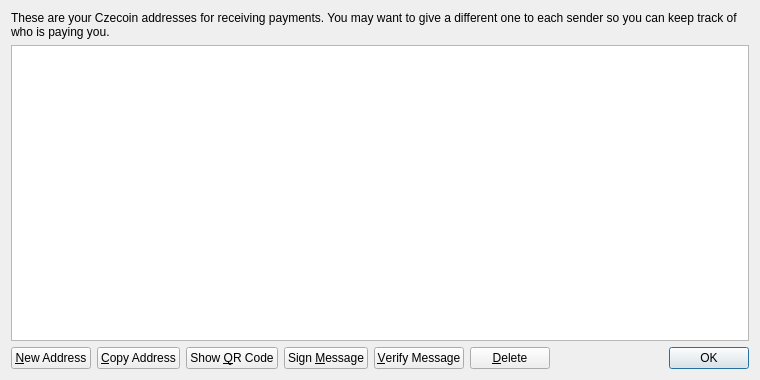
<?xml version="1.0" encoding="UTF-8"?>
<ui version="4.0">
 <class>AddressBookPage</class>
 <widget class="QWidget" name="AddressBookPage">
  <property name="geometry">
   <rect>
    <x>0</x>
    <y>0</y>
    <width>760</width>
    <height>380</height>
   </rect>
  </property>
  <property name="windowTitle">
   <string>Address Book</string>
  </property>
  <layout class="QVBoxLayout" name="verticalLayout">
   <item>
    <widget class="QLabel" name="labelExplanation">
     <property name="text">
      <string>These are your Czecoin addresses for receiving payments. You may want to give a different one to each sender so you can keep track of who is paying you.</string>
     </property>
     <property name="textFormat">
      <enum>Qt::PlainText</enum>
     </property>
     <property name="wordWrap">
      <bool>true</bool>
     </property>
    </widget>
   </item>
   <item>
    <widget class="QTableView" name="tableView">
     <property name="contextMenuPolicy">
      <enum>Qt::CustomContextMenu</enum>
     </property>
     <property name="toolTip">
      <string>Double-click to edit address or label</string>
     </property>
     <property name="tabKeyNavigation">
      <bool>false</bool>
     </property>
     <property name="alternatingRowColors">
      <bool>true</bool>
     </property>
     <property name="selectionMode">
      <enum>QAbstractItemView::SingleSelection</enum>
     </property>
     <property name="selectionBehavior">
      <enum>QAbstractItemView::SelectRows</enum>
     </property>
     <property name="sortingEnabled">
      <bool>true</bool>
     </property>
     <attribute name="verticalHeaderVisible">
      <bool>false</bool>
     </attribute>
    </widget>
   </item>
   <item>
    <layout class="QHBoxLayout" name="horizontalLayout">
     <item>
      <widget class="QPushButton" name="newAddressButton">
       <property name="toolTip">
        <string>Create a new address</string>
       </property>
       <property name="text">
        <string>&amp;New Address</string>
       </property>
       <property name="icon">
        <iconset resource="../bitcoin.qrc">
         <normaloff>:/icons/add</normaloff>:/icons/add</iconset>
       </property>
      </widget>
     </item>
     <item>
      <widget class="QPushButton" name="copyToClipboard">
       <property name="toolTip">
        <string>Copy the currently selected address to the system clipboard</string>
       </property>
       <property name="text">
        <string>&amp;Copy Address</string>
       </property>
       <property name="icon">
        <iconset resource="../bitcoin.qrc">
         <normaloff>:/icons/editcopy</normaloff>:/icons/editcopy</iconset>
       </property>
      </widget>
     </item>
     <item>
      <widget class="QPushButton" name="showQRCode">
       <property name="text">
        <string>Show &amp;QR Code</string>
       </property>
       <property name="icon">
        <iconset resource="../bitcoin.qrc">
         <normaloff>:/icons/qrcode</normaloff>:/icons/qrcode</iconset>
       </property>
      </widget>
     </item>
     <item>
      <widget class="QPushButton" name="signMessage">
       <property name="toolTip">
        <string>Sign a message to prove you own a Czecoin address</string>
       </property>
       <property name="text">
        <string>Sign &amp;Message</string>
       </property>
       <property name="icon">
        <iconset resource="../bitcoin.qrc">
         <normaloff>:/icons/edit</normaloff>:/icons/edit</iconset>
       </property>
      </widget>
     </item>
     <item>
      <widget class="QPushButton" name="verifyMessage">
       <property name="toolTip">
        <string>Verify a message to ensure it was signed with a specified Czecoin address</string>
       </property>
       <property name="text">
        <string>&amp;Verify Message</string>
       </property>
       <property name="icon">
        <iconset resource="../bitcoin.qrc">
         <normaloff>:/icons/transaction_0</normaloff>:/icons/transaction_0</iconset>
       </property>
      </widget>
     </item>
     <item>
      <widget class="QPushButton" name="deleteButton">
       <property name="toolTip">
        <string>Delete the currently selected address from the list</string>
       </property>
       <property name="text">
        <string>&amp;Delete</string>
       </property>
       <property name="icon">
        <iconset resource="../bitcoin.qrc">
         <normaloff>:/icons/remove</normaloff>:/icons/remove</iconset>
       </property>
      </widget>
     </item>
     <item>
      <spacer name="horizontalSpacer">
       <property name="orientation">
        <enum>Qt::Horizontal</enum>
       </property>
       <property name="sizeHint" stdset="0">
        <size>
         <width>40</width>
         <height>20</height>
        </size>
       </property>
      </spacer>
     </item>
     <item>
      <widget class="QDialogButtonBox" name="buttonBox">
       <property name="sizePolicy">
        <sizepolicy hsizetype="Maximum" vsizetype="Fixed">
         <horstretch>0</horstretch>
         <verstretch>0</verstretch>
        </sizepolicy>
       </property>
       <property name="standardButtons">
        <set>QDialogButtonBox::Ok</set>
       </property>
      </widget>
     </item>
    </layout>
   </item>
  </layout>
 </widget>
 <resources>
  <include location="../bitcoin.qrc"/>
 </resources>
 <connections/>
</ui>
